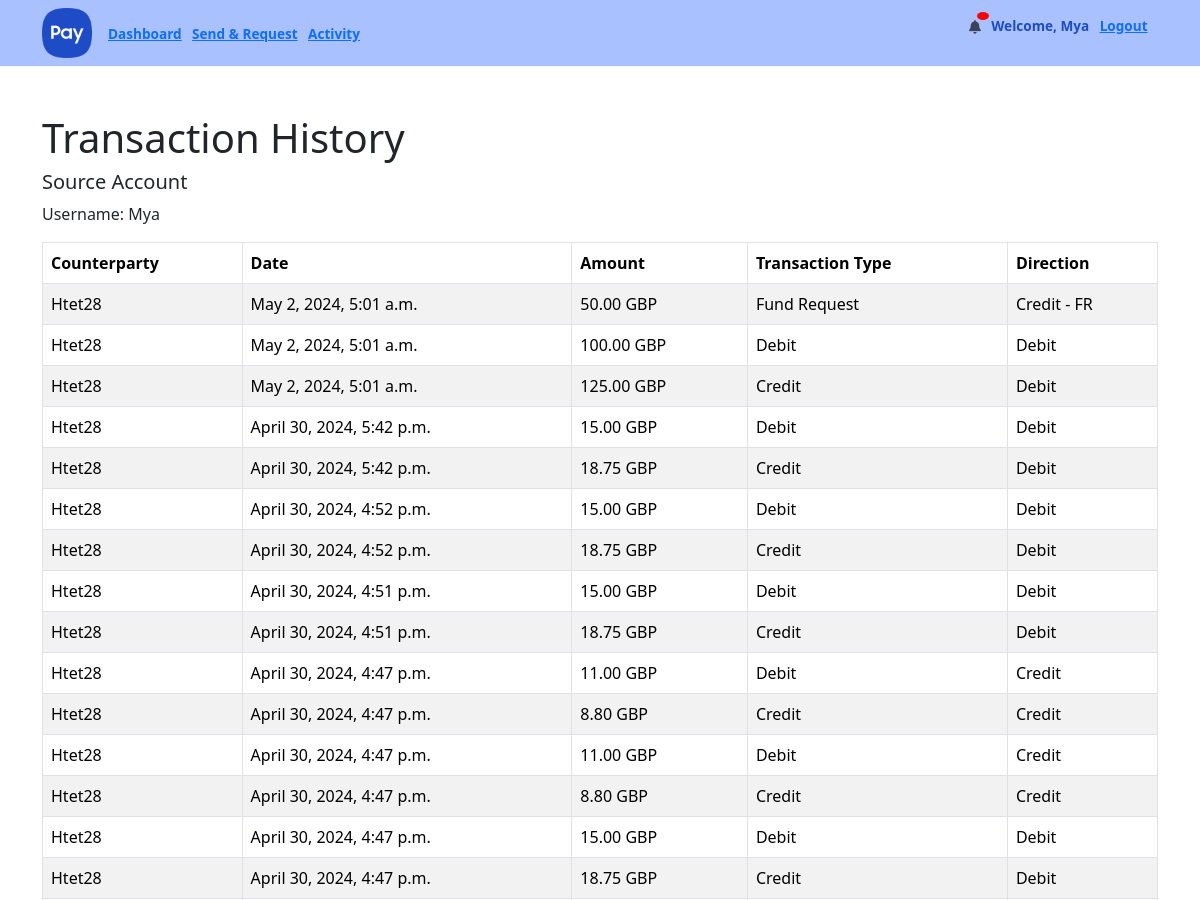
The page /webapps2024/transactions/ (signed in, upper part) on the database as committed earlier.
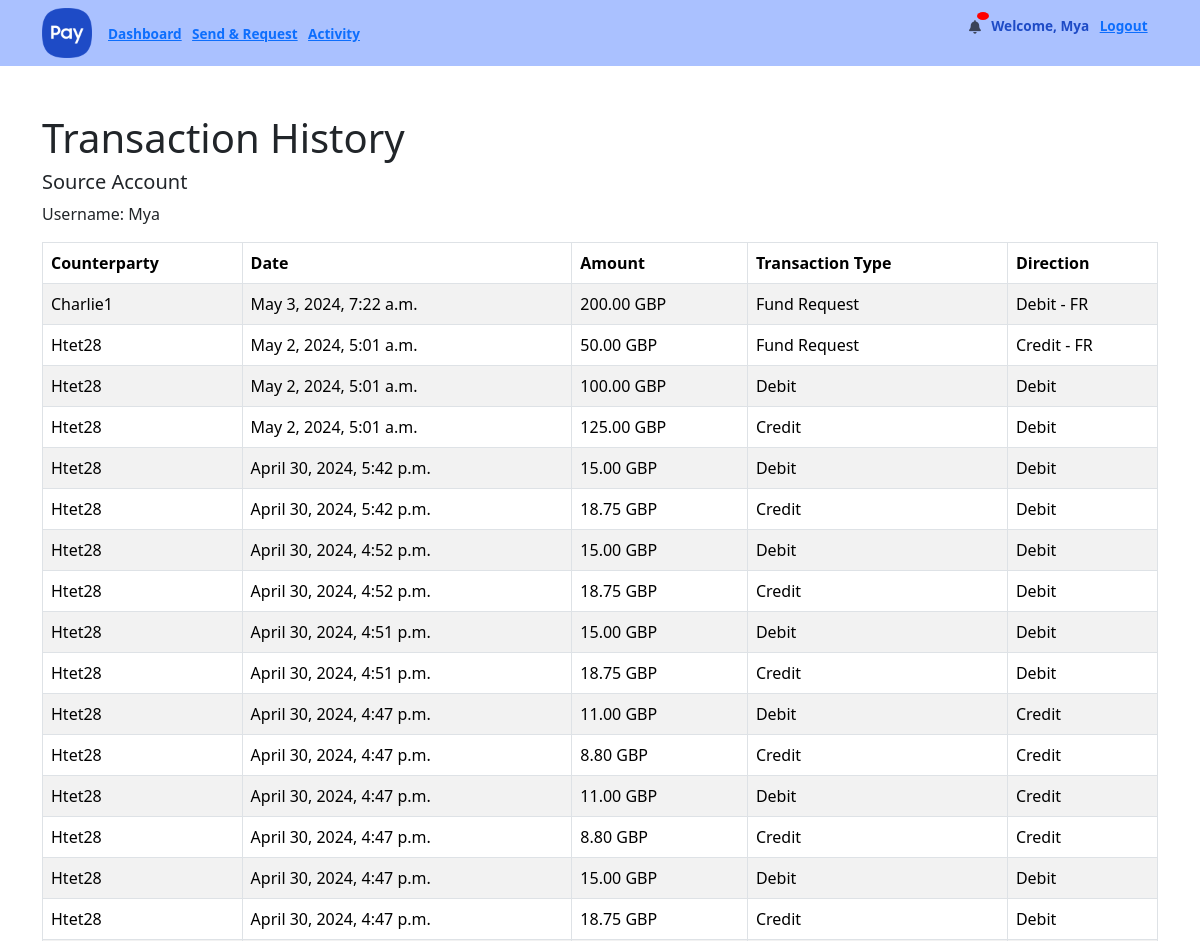
The same page on the database as committed later.
### transactions/models.py (models this page shows, shortened)
class FundRequest(models.Model):
    STATUS_CHOICES = [
        ('PENDING', 'Pending'),
        ('APPROVED', 'Approved'),
        ('DECLINED', 'Declined'),
    ]
    fund_requester = models.ForeignKey(User, on_delete=models.CASCADE, related_name='fund_requests', null=False)
    fund_sender = models.ForeignKey(User, on_delete=models.CASCADE, related_name='sent_fund_requests')
    amount = models.DecimalField(max_digits=12, decimal_places=2)
    description = models.CharField(max_length=500)
    currency = models.CharField(max_length=3, default='GBP')
    approved = models.BooleanField(default=False)
    created_at = models.DateTimeField(auto_now_add=True)
    approved_at = models.DateTimeField(auto_now_add=True)
    status = models.CharField(max_length=20, choices=STATUS_CHOICES, default='PENDING')
    class Meta:
        ordering = ['-created_at']

class Wallet(models.Model):
    user = models.OneToOneField(User, on_delete=models.CASCADE, related_name="balance")
    balance = models.DecimalField(max_digits=12, decimal_places=2, default=1000)
    currency = models.CharField(max_length=3, default='GBP')

class WalletTransaction(models.Model):
    TRANSACTION_TYPE_CHOICES = [
        ('CR', 'Credit'),
        ('DR', 'Debit'),
    ]
    sender = models.CharField(max_length=50, null=False)
    recipient = models.CharField(max_length=50, null=True)
    amount = models.DecimalField(max_digits=10, decimal_places=2)
    transaction_type = models.CharField(max_length=2, choices=TRANSACTION_TYPE_CHOICES, default='CR')
    date_created = models.DateTimeField(auto_now_add=False)

### transactions/views.py (the view)
# urls.py: path('', views.transactionlog, name='transactionlog'),
@login_required(login_url='login')
def transactionlog(request):
    src_transactions = list(
        WalletTransaction.objects.filter(sender=request.user.username, recipient__isnull=False).order_by(
            "-date_created"))
    dst_transactions = list(WalletTransaction.objects.filter(recipient=request.user.username).order_by("-date_created"))
    fund_requests_sent = list(FundRequest.objects.filter(fund_sender=request.user).order_by("-created_at"))
    fund_requests_received = list(FundRequest.objects.filter(fund_requester=request.user).exclude(
        Q(fund_sender=request.user) | Q(fund_sender=None)).order_by("-created_at"))
    transactions = sorted(
        src_transactions + dst_transactions + fund_requests_sent + fund_requests_received,
        key=lambda x: x.date_created if hasattr(x, 'date_created') else x.created_at,
        reverse=True
    )
    rate = {'USD': 1.24, 'EUR': 1.16, 'GBP': 1.00}
    context = {
        'transactions': transactions,
        'rate': rate
    }
    return render(request, 'transactions/transactionlog.html', context)

### templates/transactions/transactionlog.html (shortened to what this page needs)
{% extends 'main/base.html' %}
{% load mathfilters %}
{% block content %}
<h1>Transaction History</h1>
<h5>Source Account</h5>
<p>Username: {{ user.username }}</p>
<table class="table table-bordered table-striped table-hover table-grey">
    <thead>
    <tr>
        <th>Counterparty</th>
        <th>Date</th>
        <th>Amount</th>
        <th>Transaction Type</th>
        <th>Direction</th>
    </tr>
    </thead>
    <tbody>
    {% if user.is_authenticated %}
    {% for transaction in transactions %}
    <tr>
        {% if transaction.sender == user.username %}
        <td>{{ transaction.recipient|default:"-" }}</td>
        <td>{{ transaction.date_created }}</td>
        <td>{{ transaction.amount|floatformat:2 }} {{ user.balance.currency }}</td>
        <td>{% if transaction.transaction_type == 'DR' %}Debit{% else %}Credit{% endif %}</td>
        <td>Debit</td>
        {% elif transaction.recipient == user.username %}
        <td>{{ transaction.sender|default:"-" }}</td>
        <td>{{ transaction.date_created }}</td>
        <td>{{ transaction.amount|floatformat:2 }} {{ user.balance.currency }}</td>
        <td>{% if transaction.transaction_type == 'DR' %}Debit{% else %}Credit{% endif %}</td>
        <td>Credit</td>
        {% elif transaction.fund_sender == user %}
        <td>{{ transaction.fund_requester.username|default:"-" }}</td>
        <td>{{ transaction.created_at|date:"F j, Y, g:i a" }}</td>
        <td>{{ transaction.amount|floatformat:2 }} {{ user.balance.currency }}</td>
        <td>Fund Request</td>
        <td>Debit - FR</td>
        {% elif transaction.fund_requester == user %}
        <td>{{ transaction.fund_sender.username|default:"-" }}</td>
        <td>{{ transaction.created_at|date:"F j, Y, g:i a" }}</td>
        <td>{{ transaction.amount|floatformat:2 }} {{ user.balance.currency }}</td>
        <td>Fund Request</td>
        <td>Credit - FR</td>
        {% endif %}
    </tr>
    {% endfor %}
    {% endif %}
    </tbody>
</table>
{% endblock %}

### templates/main/base.html (shortened to what this page needs)
{% load crispy_forms_tags %}
{% load static %}
{% load mathfilters %}
<!DOCTYPE html>
<html lang="en">
<head>
    <link href="https://cdn.jsdelivr.net/npm/bootstrap@5.3.3/dist/css/bootstrap.min.css" rel="stylesheet"
>
    <link rel="stylesheet" href="https://cdnjs.cloudflare.com/ajax/libs/font-awesome/6.5.2/css/all.min.css"
/>
    <link rel="stylesheet" type="text/css" href="{% static '/css/main.css' %}">
</head>
<nav class="navbar navbar-expand-lg navbar-light" style="background-color: #7ea1ffa8;">
    <div class="container">
        <a href="#" class="navbar-brand mb-0 mr-3 h1">
            <img alt="logo" src="{% static 'logo.png' %}" width="50" height="50"/>
        </a>
        <div class="collapse navbar-collapse justify-content-between" id="navbarText">
            <ul class="navbar-nav">
                {% if user.is_authenticated %}
                <li class="nav-item">
                    <a href="{% url 'dashboard' %}">Dashboard</a>
                </li>
                <li class="nav-item">
                    <a href="{% url 'send&request' %}">Send & Request</a>
                </li>
                <li class="nav-item">
                    <a href="{% url 'transactionlog' %}">Activity</a>
                </li>
            </ul>
            <ul>
                <ul class="navbar-nav ms-auto">
                    <li class="nav-item">
                        <a href="{% url 'notifications:notification_list' %}" class="nav-link setting-icon position-relative">
                            <i class="fa-solid fa-bell"></i>
                            <span class="notification-badge">{{ new_notification_count}}</span>
                        </a>
                    </li>
                    <li class="nav-item"><a>Welcome, {{ user.username }}</a></li>
                    <li class="nav-item">
                        <a href="{% url 'logout' %}">Logout</a>
                    </li>
                </ul>
                {% endif %}
            </ul>
        </div>
    </div>
</nav>
<body>
<div class="container py-5" style="padding-top: 80px;">
    {% block content %}
    {% endblock %}
</div>
</body>
</html>

Rows that differ between the two databases and show on the page:
added FundRequest: {{ user.balance.currency }} "GBP"
